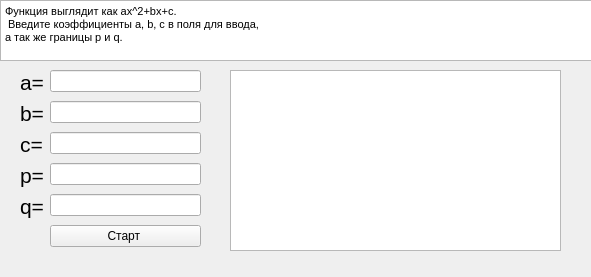
<?xml version="1.0" encoding="UTF-8"?>
<ui version="4.0">
 <class>Form</class>
 <widget class="QWidget" name="Form">
  <property name="geometry">
   <rect>
    <x>0</x>
    <y>0</y>
    <width>591</width>
    <height>277</height>
   </rect>
  </property>
  <property name="windowTitle">
   <string>Form</string>
  </property>
  <widget class="QTextBrowser" name="textBrowser">
   <property name="geometry">
    <rect>
     <x>0</x>
     <y>0</y>
     <width>721</width>
     <height>61</height>
    </rect>
   </property>
   <property name="html">
    <string>&lt;!DOCTYPE HTML PUBLIC &quot;-//W3C//DTD HTML 4.0//EN&quot; &quot;http://www.w3.org/TR/REC-html40/strict.dtd&quot;&gt;
&lt;html&gt;&lt;head&gt;&lt;meta name=&quot;qrichtext&quot; content=&quot;1&quot; /&gt;&lt;style type=&quot;text/css&quot;&gt;
p, li { white-space: pre-wrap; }
&lt;/style&gt;&lt;/head&gt;&lt;body style=&quot; font-family:'MS Shell Dlg 2'; font-size:8.25pt; font-weight:400; font-style:normal;&quot;&gt;
&lt;p style=&quot; margin-top:0px; margin-bottom:0px; margin-left:0px; margin-right:0px; -qt-block-indent:0; text-indent:0px;&quot;&gt;&lt;span style=&quot; font-size:8pt;&quot;&gt;Функция выглядит как ax^2+bx+c.&lt;/span&gt;&lt;/p&gt;
&lt;p style=&quot; margin-top:0px; margin-bottom:0px; margin-left:0px; margin-right:0px; -qt-block-indent:0; text-indent:0px;&quot;&gt;&lt;span style=&quot; font-size:8pt;&quot;&gt; Введите коэффициенты a, b, c в поля для ввода,&lt;/span&gt;&lt;/p&gt;
&lt;p style=&quot; margin-top:0px; margin-bottom:0px; margin-left:0px; margin-right:0px; -qt-block-indent:0; text-indent:0px;&quot;&gt;&lt;span style=&quot; font-size:8pt;&quot;&gt;а так же границы p и q.&lt;/span&gt;&lt;/p&gt;
&lt;p style=&quot;-qt-paragraph-type:empty; margin-top:0px; margin-bottom:0px; margin-left:0px; margin-right:0px; -qt-block-indent:0; text-indent:0px; font-size:8pt;&quot;&gt;&lt;br /&gt;&lt;/p&gt;
&lt;p style=&quot;-qt-paragraph-type:empty; margin-top:0px; margin-bottom:0px; margin-left:0px; margin-right:0px; -qt-block-indent:0; text-indent:0px; font-size:8pt;&quot;&gt;&lt;br /&gt;&lt;/p&gt;&lt;/body&gt;&lt;/html&gt;</string>
   </property>
  </widget>
  <widget class="QWidget" name="formLayoutWidget">
   <property name="geometry">
    <rect>
     <x>20</x>
     <y>70</y>
     <width>181</width>
     <height>201</height>
    </rect>
   </property>
   <layout class="QFormLayout" name="formLayout">
    <item row="0" column="0">
     <widget class="QLabel" name="label">
      <property name="whatsThis">
       <string>&lt;html&gt;&lt;head/&gt;&lt;body&gt;&lt;p&gt;m=&lt;/p&gt;&lt;p&gt;&lt;br/&gt;&lt;/p&gt;&lt;/body&gt;&lt;/html&gt;</string>
      </property>
      <property name="text">
       <string>&lt;html&gt;&lt;head/&gt;&lt;body&gt;&lt;p&gt;&lt;span style=&quot; font-size:16pt;&quot;&gt;a=&lt;/span&gt;&lt;/p&gt;&lt;/body&gt;&lt;/html&gt;</string>
      </property>
     </widget>
    </item>
    <item row="0" column="1">
     <widget class="QLineEdit" name="lineEdit"/>
    </item>
    <item row="1" column="0">
     <widget class="QLabel" name="label_2">
      <property name="text">
       <string>&lt;html&gt;&lt;head/&gt;&lt;body&gt;&lt;p&gt;&lt;span style=&quot; font-size:16pt;&quot;&gt;b=&lt;/span&gt;&lt;/p&gt;&lt;/body&gt;&lt;/html&gt;</string>
      </property>
     </widget>
    </item>
    <item row="1" column="1">
     <widget class="QLineEdit" name="lineEdit_2"/>
    </item>
    <item row="2" column="0">
     <widget class="QLabel" name="label_3">
      <property name="text">
       <string>&lt;html&gt;&lt;head/&gt;&lt;body&gt;&lt;p&gt;&lt;span style=&quot; font-size:16pt;&quot;&gt;c=&lt;/span&gt;&lt;/p&gt;&lt;/body&gt;&lt;/html&gt;</string>
      </property>
     </widget>
    </item>
    <item row="2" column="1">
     <widget class="QLineEdit" name="lineEdit_3"/>
    </item>
    <item row="3" column="0">
     <widget class="QLabel" name="label_4">
      <property name="text">
       <string>&lt;html&gt;&lt;head/&gt;&lt;body&gt;&lt;p&gt;&lt;span style=&quot; font-size:16pt;&quot;&gt;p=&lt;/span&gt;&lt;/p&gt;&lt;/body&gt;&lt;/html&gt;</string>
      </property>
     </widget>
    </item>
    <item row="3" column="1">
     <widget class="QLineEdit" name="lineEdit_4"/>
    </item>
    <item row="4" column="0">
     <widget class="QLabel" name="label_5">
      <property name="text">
       <string>&lt;html&gt;&lt;head/&gt;&lt;body&gt;&lt;p&gt;&lt;span style=&quot; font-size:16pt;&quot;&gt;q=&lt;/span&gt;&lt;/p&gt;&lt;/body&gt;&lt;/html&gt;</string>
      </property>
     </widget>
    </item>
    <item row="4" column="1">
     <widget class="QLineEdit" name="lineEdit_5"/>
    </item>
    <item row="5" column="1">
     <widget class="QPushButton" name="pushButton">
      <property name="text">
       <string>Старт </string>
      </property>
     </widget>
    </item>
   </layout>
  </widget>
  <widget class="QTextBrowser" name="textBrowser_2">
   <property name="geometry">
    <rect>
     <x>230</x>
     <y>70</y>
     <width>331</width>
     <height>181</height>
    </rect>
   </property>
  </widget>
 </widget>
 <resources/>
 <connections/>
</ui>
